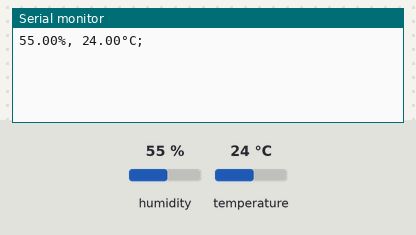
Bench run of a sketch on a simulated Arduino Uno, built with avr-gcc and run on an emulated ATmega328P. Shown: the last lines printed to the serial monitor. Inputs (shaded band) come from the test bench; at power-on: humidity 55 %, temperature 24 °C.

Above: at 1.3 s.
1.4 s: humidity set to 22 %
At 1.4 s:
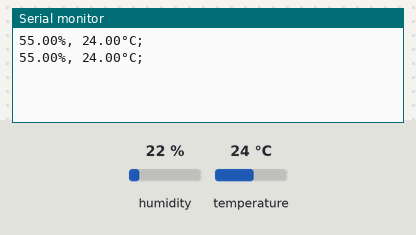
4.6 s: temperature set to 12 °C
At 5.9 s:
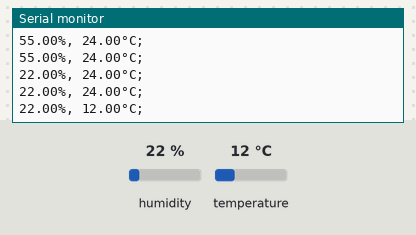
7.8 s: humidity set to 40 %
At 9.4 s:
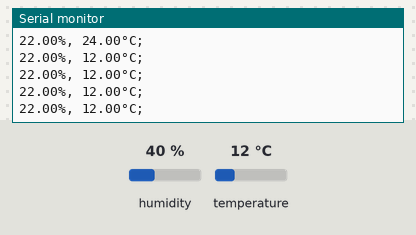
Timing chart, 0 to 10.9 s (numbered marks = the images above; inputs shaded):
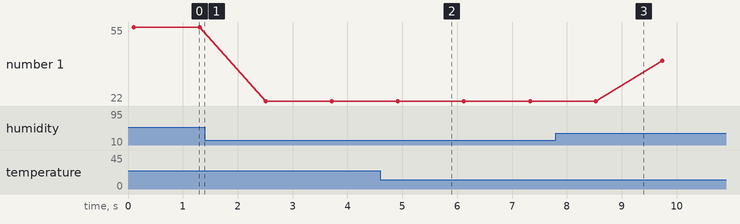

The sketch:

testDHT22.ino
```cpp
#include <DHT.h>
#include <DHT_U.h>

#define DHTTYPE DHT22  // Sensor Type

uint8_t DHTPin = 12; // Set digital pin on Huzzah connected to DHT22
// Feather HUZZAH ESP8266 note: use pins 3, 4, 5, 12, 13 or 14 --
// Pin 15 can work but DHT must be disconnected during program upload.

DHT dht(DHTPin,DHTTYPE); //Initialize DHT sensor object

void setup() {
  // Open serial connection and set port speed
  Serial.begin(115200);
  delay(100);
  // Start DHT sensor
  pinMode(DHTPin, INPUT);
  dht.begin();
}

void loop() {

  // Get humidity from sensor
  float h = dht.readHumidity();
  // Get temperature as Celsius
  float t = dht.readTemperature();
  // Get temperature as Fahrenheit (Input true parameter)
  float f = dht.readTemperature(true);

  // Check if there is any error when reading data
  if (isnan(h) || isnan(t) || isnan(f)) {
    Serial.println(F("Failed to read from DHT sensor!"));
    return;
  }

  // for serial plotter we need to add clear seperation between different data, such as ","
  Serial.print(h);
  Serial.print("%, ");
  // set a delay for serial plotter to process the data, otherwise it could misunderstand seperate data
  delay(100);
  Serial.print(t);
  Serial.println("°C;");
  delay(100);

  // // for clear print different value in serial monitor

  // // print humidity and change line
  // Serial.print("Humidity: ");
  // Serial.print(h);
  // Serial.println("%");

  // // print Celsius Temperature
  // Serial.print("Celsius Temperature: ");
  // Serial.print(t);
  // Serial.print("°C  ");

  // // print Fahrenheit Temperature and change line
  // Serial.print("Fahrenheit Temperature: ");
  // Serial.print(f);
  // Serial.println("°F");

  // // print heat index (real feel temperature) in Celsius
  // Serial.print("Celsius Heat Index: ");
  // Serial.print(dht.computeHeatIndex(t,h,false));
  // Serial.print("°C  ");

  delay(1000);
}
```

Measured:
- after the input at 4.6 s, the serial monitor: prints a new line after 0.32 s (image 2)
- plotted number 1: 55 → 22 after the input at 1.4 s, 22 → 40 after the input at 7.8 s
